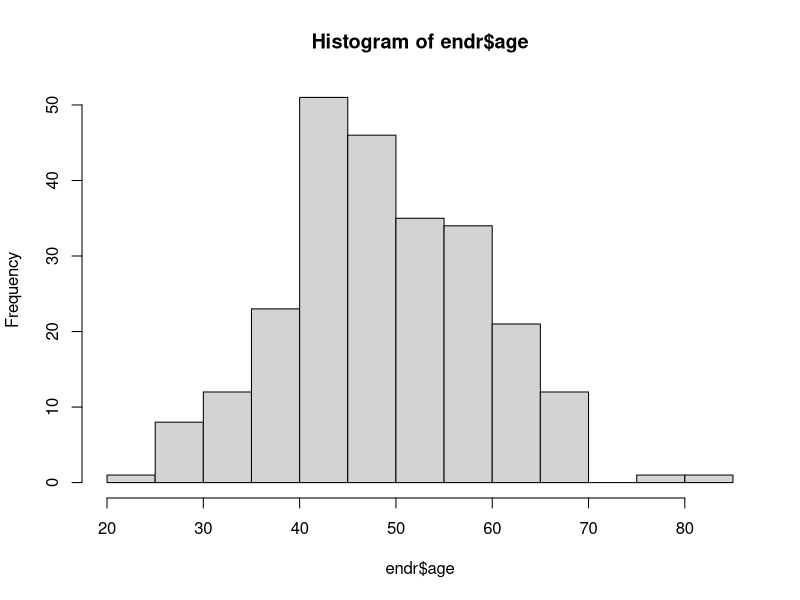
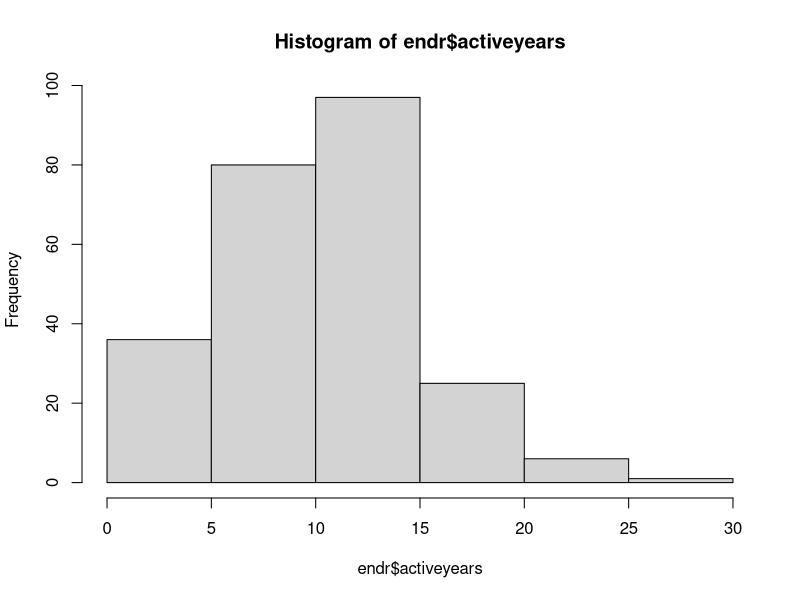
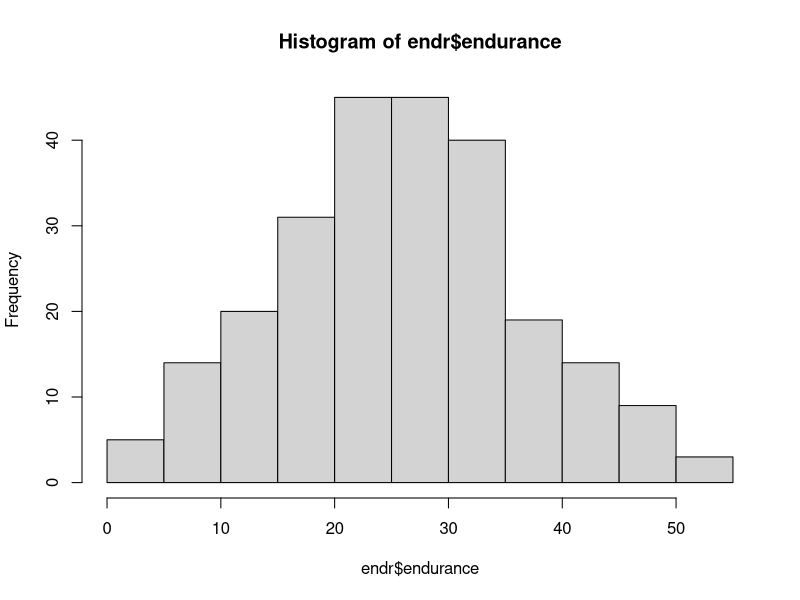
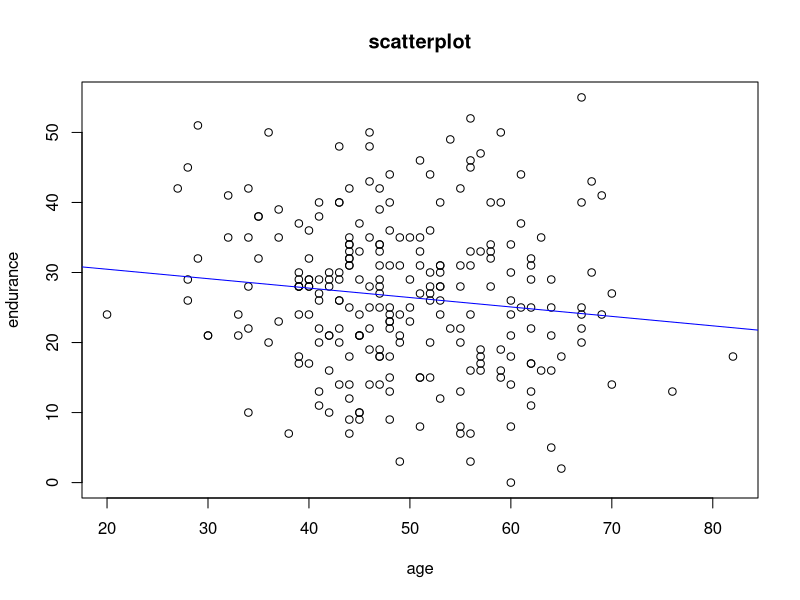
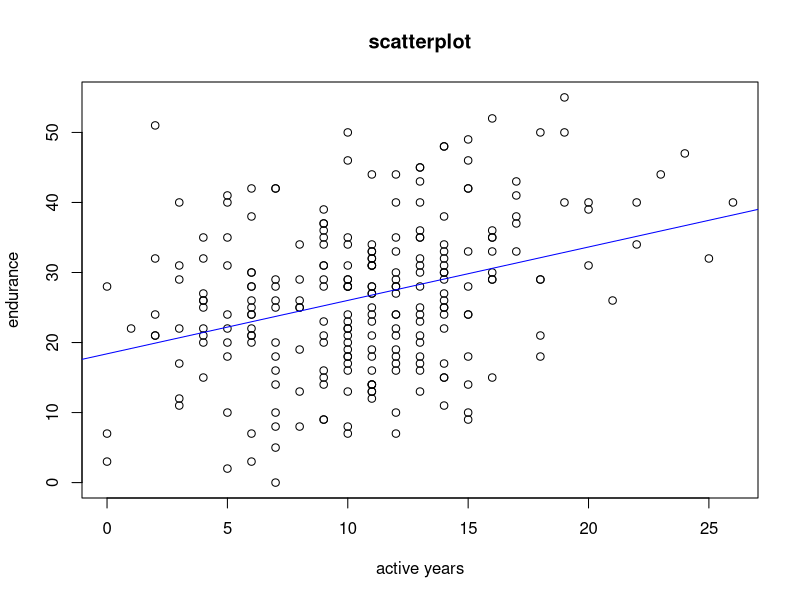

Write the R code that produced these figures, in order.
# statistics one, homework week 3
#
# Write a script in R to run correlation and multiple regression analyses.
# Use the data in “DAA.03.txt”. The file contains fictional data from 245 adults.
# The three variables of interest are 
#   (1) physical endurance, 
#   (2) age, and 
#   (3) number of years engaged in an active sport. 
# From your R output, report the 10 values listed in the table below. 
# Round to 2 significant digits (for example, if the correlation is .456 then write .46). 

library(psych)

endr <- read.table("DAA_03.txt", header=T)
names(endr)

hist(endr$age)
hist(endr$activeyears)
hist(endr$endurance)

describe(endr)

plot(endr$endurance ~ endr$age, main="scatterplot", ylab="endurance", xlab="age")
abline(lm(endr$endurance ~ endr$age), col="blue")

plot(endr$endurance ~ endr$activeyears, main="scatterplot", ylab="endurance", xlab="active years")
abline(lm(endr$endurance ~ endr$activeyears), col="blue")

cor(endr)

model1 = lm(endr$endurance ~ endr$age)
summary(model1)

model2 = lm(endr$endurance ~ endr$activeyears)
summary(model2)

model3 = lm(endr$endurance ~ endr$age + endr$activeyears)
summary(model3)

model1.z = lm(scale(endr$endurance) ~ scale(endr$age))
summary(model1.z)

model2.z = lm(scale(endr$endurance) ~ scale(endr$activeyears))
summary(model2.z)

model3.z = lm(scale(endr$endurance) ~ scale(endr$age) + scale(endr$activeyears))
summary(model3.z)